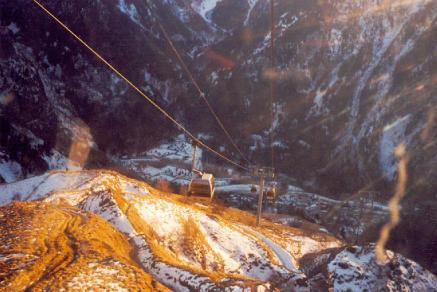
%> input picture HW4/pedestrians/person_detection_test_data/01-03f.jpg, 437 x 292 px
$ octave --eval "display_pyramid('../../HW4/pedestrians/person_detection_test_data/01-03f.jpg');"   (GNU Octave 9; MATLAB toolbox functions it lacks are replaced by stand-ins)
%> lines starting %> are read from the running program, lines starting %| are printed output that depends on the picture
### HW1/part_3/generate.m
function [ gaussian_img, laplacian_img ] = generate(img, level_number)

    % Convert image to grayscale
    gimg = rgb2gray(img);

    % Create the gaussian filter with hsize and sigma
    gaussian_filter = fspecial('gaussian',[15 15], 5);

    A = gimg;

    for i = [1 : level_number]
        % Blur
        B = imfilter(A, gaussian_filter);

        % Half the size of both C and A
        C = subsample(B);
        A = subsample(A);

        D = A - C;
        A = C;

    end

    % Resize images back to original size.
    gaussian_img = B;
    laplacian_img = D;

    return;


end

% [18 lines left out: function subsample, not called in this run]

### HW1/part_3/display_pyramid.m
function display_pyramid(image_name)

    img = imread(image_name);
%> img is the input picture: size 292x437x3 uint8; mean R, G, B 113.5, 90, 88.1
    [height, width, ~] = size(img);
%> height = 292; width = 437


    figure;
    h = [];

    for i = 1:10;
        h(i) = subplot(2,5,i);
    end

    for i = 1:5;
        [gaussian, laplacian] = generate(img, i);

        gaussian = imresize(gaussian, [height, width], 'nearest');
        laplacian = imresize(laplacian, [height, width], 'nearest');

        imshow(gaussian,  'Parent', h(i));
        imshow(laplacian, 'Parent', h(i+5));
    end
%> this loop made 5 passes
%> pass 1, in generate, `gimg = rgb2gray(img);`:
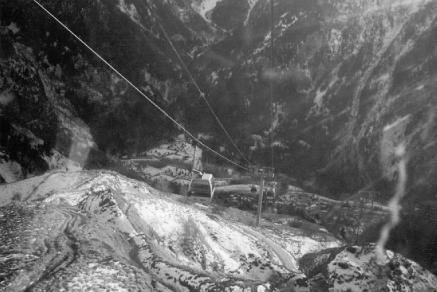
%> gimg: size 292x437 uint8; min 3, max 255, mean 96.8
%> pass 1, in display_pyramid, `[gaussian, laplacian] = generate(img, i);`:
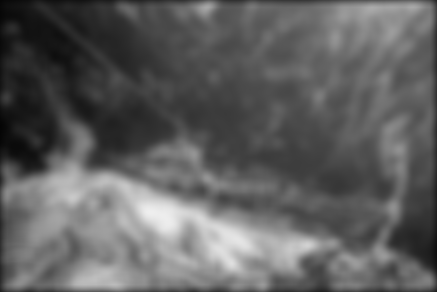
%> gaussian: size 292x437 uint8; min 4, max 239, mean 95.1
%> pass 1, in display_pyramid, `[gaussian, laplacian] = generate(img, i);`:
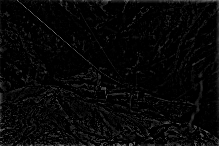
%> laplacian: size 146x219 uint8; min 0, max 133, mean 7.4
%> `display_pyramid('../../HW4/pedestrians/person_detection_test_data/01-0..`:
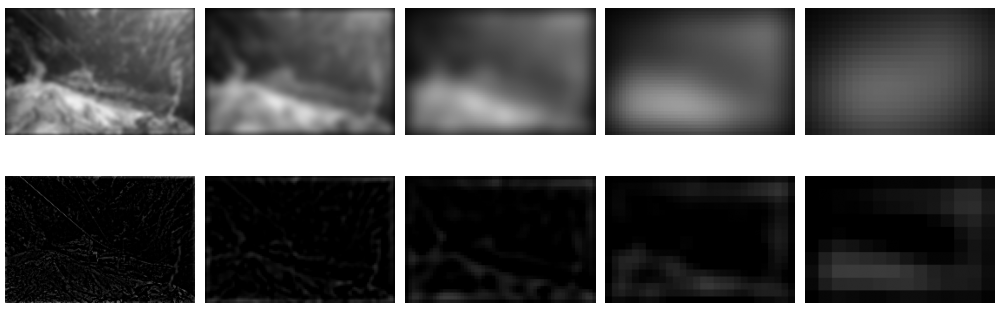
%> figure redrawn from the program's plot data, 10 panels

end

$ run again, on HW4/pedestrians/person_detection_test_data/D2004-03-12_17h50m02s.jpg
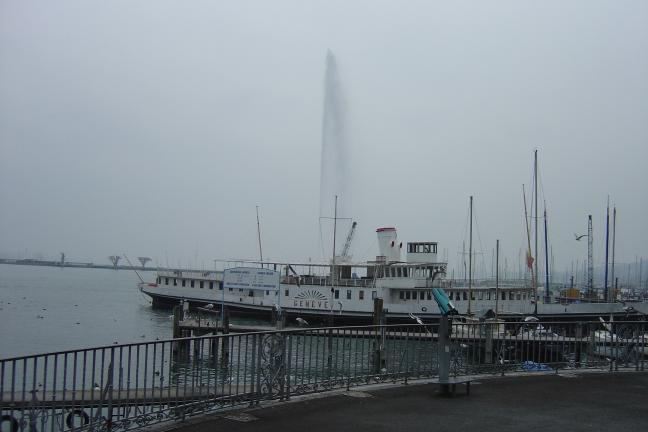
%> input picture HW4/pedestrians/person_detection_test_data/D2004-03-12_17h50m02s.jpg, 648 x 432 px
%> in display_pyramid, img is the input picture: size 432x648x3 uint8; mean R, G, B 130, 139.3, 146.2
%> the loop in display_pyramid, `for i = 1:5;` made 5 passes
%> pass 1, in display_pyramid, `[gaussian, laplacian] = generate(img, i);`:
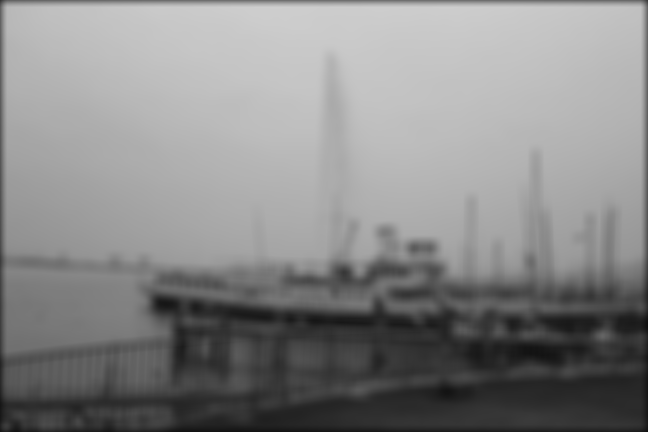
%> gaussian: size 432x648 uint8; min 15, max 206, mean 135.7
%> pass 1, in display_pyramid, `[gaussian, laplacian] = generate(img, i);`:
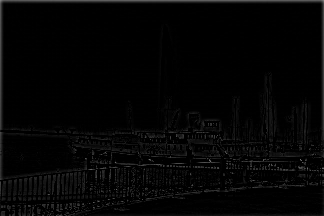
%> laplacian: size 216x324 uint8; min 0, max 125, mean 4.9

$ run again, on HW4/pedestrians/person_detection_test_data/D2004-05-16_19h11m16s.jpg
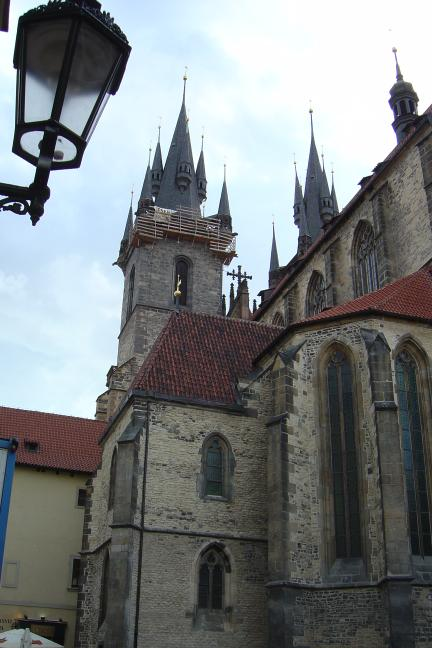
%> input picture HW4/pedestrians/person_detection_test_data/D2004-05-16_19h11m16s.jpg, 432 x 648 px
%> in display_pyramid, img is the input picture: size 648x432x3 uint8; mean R, G, B 122.5, 127, 128.3
%> the loop in display_pyramid, `for i = 1:5;` made 5 passes
%> pass 1, in display_pyramid, `[gaussian, laplacian] = generate(img, i);`:
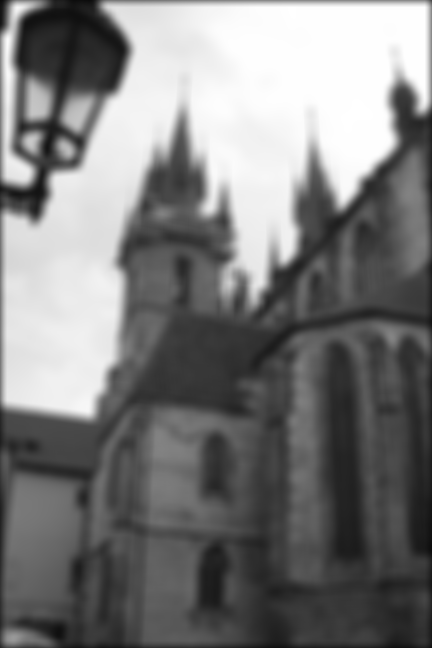
%> gaussian: size 648x432 uint8; min 11, max 255, mean 124.2
%> pass 1, in display_pyramid, `[gaussian, laplacian] = generate(img, i);`:
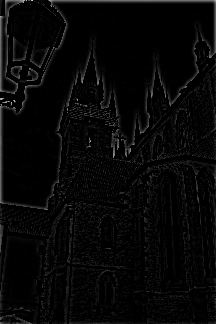
%> laplacian: size 324x216 uint8; min 0, max 210, mean 7.3
